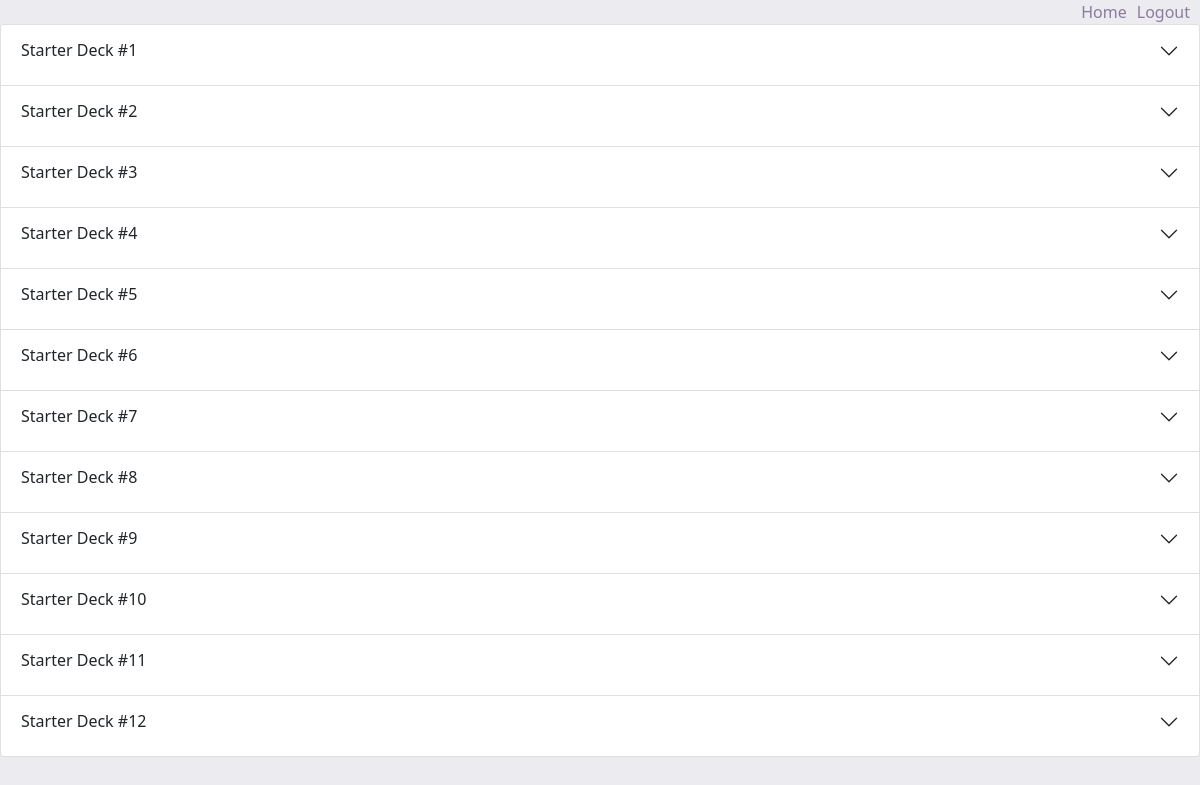
/decks (signed in), run on the app's committed database.
### models.py (models this page shows)
class Deck(db.Model):
    id = db.Column(db.Integer, primary_key=True)
    name = db.Column(db.String(200), nullable=False)
    cards = db.relationship('DeckCards', back_populates='deck')

### main.py (the view)
@app.route('/decks', methods=('GET', 'POST'))
@login_required
def decks():
    decks = []
    for deck_result in Deck.query.all():
        deck = {}
        deck['id'] = deck_result.id
        deck['name'] = deck_result.name
        cards_main = []
        cards_sideboard = []
        deck_cards_results = (db.session
            .query(DeckCards,Card)
            .join(Card, DeckCards.card_id==Card.id)
            .filter(DeckCards.deck_id==deck_result.id)
            .all()
        )
        for data, card in deck_cards_results:
            card_data = {
                'id': card.id,
                'name': card.name,
                'count': data.count
            }
            if not data.sideboard:
                cards_main.append(card_data)
            else:
                cards_sideboard.append(card_data)
        deck['main'] = cards_main
        deck['sideboard'] = cards_sideboard
        decks.append(deck)
    return render_template('decks.html', decks=decks)

### main.py (called while the page is built)
@login_manager.user_loader
def load_user(user_id):
    return User.query.get(int(user_id))

### templates/decks.html (shortened to what this page needs)
<!DOCTYPE html>
<html lang="en">
  <head>
    <link
      href="https://cdn.jsdelivr.net/npm/bootstrap@5.1.3/dist/css/bootstrap.min.css"
      rel="stylesheet"
    />
  </head>
  <body>
    <div class="back">
      <a href="{{ url_for('logout') }}">Logout</a>
      <a href="{{ url_for('home') }}">Home</a>
      <br />
      <div class="accordian" id="accordionPanelsStayOpenExample">
        {% for deck in decks %}
        <div class="accordion-item">
          <h2 class="accordian-header" id="panelsStayOpen-heading{{deck.id}}">
            <button
              class="accordion-button collapsed"
              type="button"
              data-bs-toggle="collapse"
              data-bs-target="#panelsStayOpen-collapse{{deck.id}}"
              aria-expanded="false"
              aria-controls="panelsStayOpen-collapse{{deck.id}}"
            >
              {{ deck.name }}
            </button>
          </h2>
        </div>
        {% endfor %}
      </div>
    </div>
  </body>
</html>

### templates/decks.html (style rules this page uses)
.back { background: #ecebef; width: 100%; position: absolute; top: 0; bottom: 0; }
a:link { float: right; margin-right: 10px; color: #897d9c; text-decoration: none; }

### data on the page
Deck: name "Starter Deck #1"
Deck: name "Starter Deck #2"
Deck: name "Starter Deck #3"
Deck: name "Starter Deck #4"
Deck: name "Starter Deck #5"
Deck: name "Starter Deck #6"
Deck: name "Starter Deck #7"
Deck: name "Starter Deck #8"
Deck: name "Starter Deck #9"
Deck: name "Starter Deck #10"
Deck: name "Starter Deck #11"
Deck: name "Starter Deck #12"
